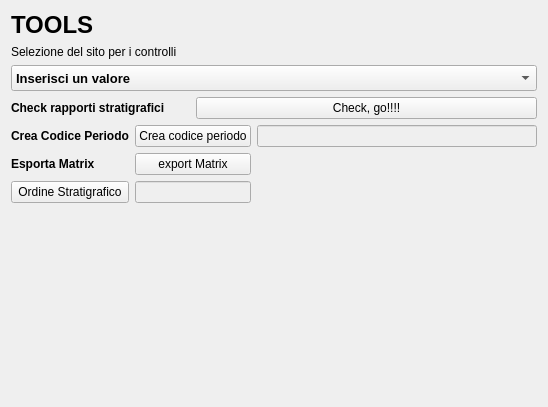
           <widget class="QWidget" name="page">
            <property name="geometry">
             <rect>
              <x>0</x>
              <y>0</y>
              <width>548</width>
              <height>407</height>
             </rect>
            </property>
            <attribute name="label">
             <string>Sistemi di controllo</string>
            </attribute>
            <layout class="QGridLayout" name="gridLayout_20">
             <item row="0" column="0">
              <widget class="QLabel" name="label_36">
               <property name="font">
                <font>
                 <pointsize>18</pointsize>
                 <weight>75</weight>
                 <bold>true</bold>
                </font>
               </property>
               <property name="text">
                <string>TOOLS</string>
               </property>
              </widget>
             </item>
             <item row="1" column="0" colspan="2">
              <widget class="QLabel" name="label_9">
               <property name="text">
                <string>Selezione del sito per i controlli</string>
               </property>
              </widget>
             </item>
             <item row="2" column="0" colspan="4">
              <widget class="QComboBox" name="comboBox_sito_rappcheck">
               <property name="enabled">
                <bool>true</bool>
               </property>
               <property name="minimumSize">
                <size>
                 <width>341</width>
                 <height>26</height>
                </size>
               </property>
               <property name="font">
                <font>
                 <pointsize>10</pointsize>
                 <weight>75</weight>
                 <bold>true</bold>
                </font>
               </property>
               <property name="mouseTracking">
                <bool>true</bool>
               </property>
               <property name="editable">
                <bool>false</bool>
               </property>
               <property name="maxVisibleItems">
                <number>99999</number>
               </property>
               <property name="maxCount">
                <number>2147483647</number>
               </property>
               <item>
                <property name="text">
                 <string>Inserisci un valore</string>
                </property>
               </item>
              </widget>
             </item>
             <item row="3" column="0" colspan="2">
              <widget class="QLabel" name="label_70">
               <property name="font">
                <font>
                 <weight>75</weight>
                 <bold>true</bold>
                </font>
               </property>
               <property name="text">
                <string>Check rapporti stratigrafici</string>
               </property>
              </widget>
             </item>
             <item row="3" column="2" colspan="2">
              <widget class="QPushButton" name="pushButton_rapp_check">
               <property name="font">
                <font>
                 <pointsize>9</pointsize>
                </font>
               </property>
               <property name="toolTip">
                <string>Export PDF</string>
               </property>
               <property name="text">
                <string>Check, go!!!!</string>
               </property>
               <property name="icon">
                <iconset>
                 <normaloff>:/images/sheet.png</normaloff>:/images/sheet.png</iconset>
               </property>
              </widget>
             </item>
             <item row="4" column="0">
              <widget class="QLabel" name="label_48">
               <property name="font">
                <font>
                 <weight>75</weight>
                 <bold>true</bold>
                </font>
               </property>
               <property name="text">
                <string>Crea Codice Periodo</string>
               </property>
              </widget>
             </item>
             <item row="4" column="1" colspan="2">
              <widget class="QPushButton" name="pushButton_crea_codice_periodo">
               <property name="maximumSize">
                <size>
                 <width>150</width>
                 <height>16777215</height>
                </size>
               </property>
               <property name="font">
                <font>
                 <pointsize>9</pointsize>
                </font>
               </property>
               <property name="toolTip">
                <string>Show Selcted Features</string>
               </property>
               <property name="text">
                <string>Crea codice periodo</string>
               </property>
               <property name="icon">
                <iconset>
                 <normaloff>:/images/sheet.png</normaloff>:/images/sheet.png</iconset>
               </property>
              </widget>
             </item>
             <item row="4" column="3">
              <widget class="QLineEdit" name="lineEdit_codice_periodo">
               <property name="enabled">
                <bool>false</bool>
               </property>
              </widget>
             </item>
             <item row="5" column="0">
              <widget class="QLabel" name="label_45">
               <property name="font">
                <font>
                 <weight>75</weight>
                 <bold>true</bold>
                </font>
               </property>
               <property name="text">
                <string>Esporta Matrix</string>
               </property>
              </widget>
             </item>
             <item row="5" column="1" colspan="2">
              <widget class="QPushButton" name="pushButton_export_matrix">
               <property name="maximumSize">
                <size>
                 <width>150</width>
                 <height>16777215</height>
                </size>
               </property>
               <property name="font">
                <font>
                 <pointsize>9</pointsize>
                </font>
               </property>
               <property name="toolTip">
                <string>Export PDF</string>
               </property>
               <property name="text">
                <string>export Matrix</string>
               </property>
               <property name="icon">
                <iconset>
                 <normaloff>:/images/sheet.png</normaloff>:/images/sheet.png</iconset>
               </property>
              </widget>
             </item>
             <item row="6" column="0">
              <widget class="QPushButton" name="pushButton_orderLayers">
               <property name="font">
                <font>
                 <pointsize>9</pointsize>
                </font>
               </property>
               <property name="text">
                <string>Ordine Stratigrafico</string>
               </property>
              </widget>
             </item>
             <item row="6" column="1" colspan="2">
              <widget class="QLineEdit" name="lineEditOrderLayer">
               <property name="enabled">
                <bool>false</bool>
               </property>
              </widget>
             </item>
             <item row="7" column="2">
              <spacer name="verticalSpacer_3">
               <property name="orientation">
                <enum>Qt::Vertical</enum>
               </property>
               <property name="sizeHint" stdset="0">
                <size>
                 <width>20</width>
                 <height>209</height>
                </size>
               </property>
              </spacer>
             </item>
            </layout>
           </widget>
